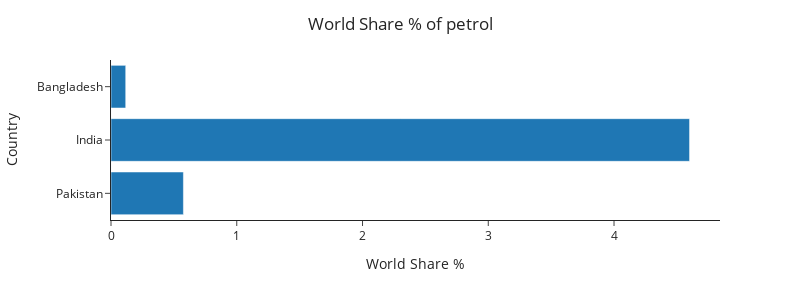

Here is the notebook cell this chart was saved with:
### Code cell
fig=px.bar(df_Com, x='World Share %',y='Country',height=300,width=800,template='simple_white')
fig.update_layout(title={'text':'World Share % of petrol'},title_x=0.5)
fig.show()

### Figure 1 — Plotly figure (JSON) as saved in the notebook; plotly's stock layout.template omitted (floating-point values rounded to 4 significant figures)
{"data": [{"alignmentgroup": "True", "hovertemplate": "World Share %=%{x}<br>Country=%{y}<extra></extra>", "legendgroup": "", "marker": {"color": "#1F77B4", "pattern": {"shape": ""}}, "name": "", "offsetgroup": "", "orientation": "h", "showlegend": false, "textposition": "auto", "type": "bar", "x": [0.5757, 4.6, 0.117], "xaxis": "x", "y": ["Pakistan", "India", "Bangladesh"], "yaxis": "y"}], "layout": {"barmode": "relative", "height": 300, "legend": {"tracegroupgap": 0}, "margin": {"t": 60}, "title": {"text": "World Share % of petrol", "x": 0.5}, "width": 800, "xaxis": {"anchor": "y", "domain": [0, 1], "title": {"text": "World Share %"}}, "yaxis": {"anchor": "x", "domain": [0, 1], "title": {"text": "Country"}}}}
